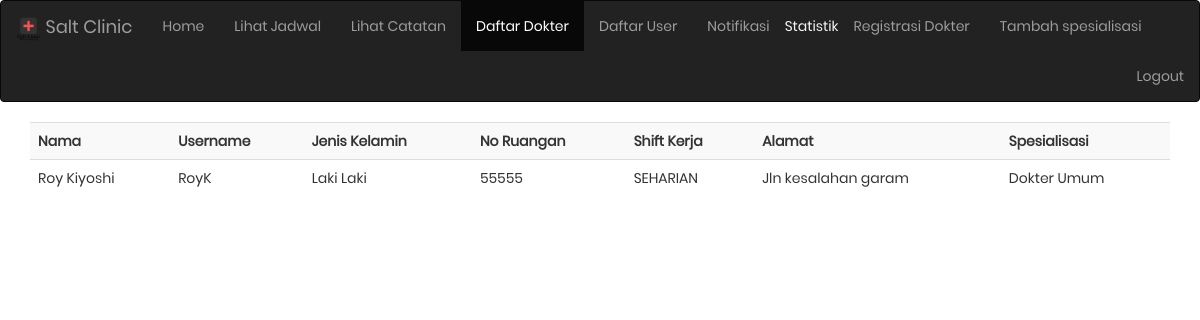
The app's page /daftar-dokter.php (signed in), older data.
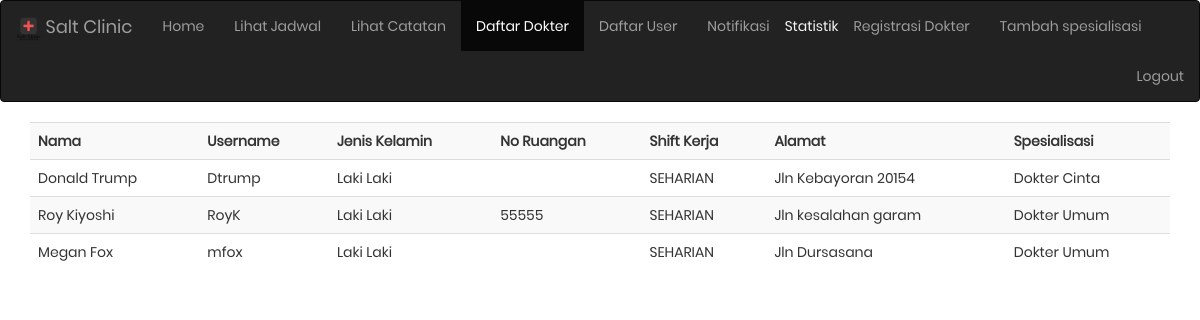
The same page, newer data.
### tables this page shows
CREATE TABLE `dokter` (
  `idDokter` int(11) NOT NULL,
  `idUser` int(11) NOT NULL,
  `idSpesialisasi` int(11) NOT NULL,
  `noRuangan` varchar(5) DEFAULT NULL
);

CREATE TABLE `users` (
  `idUser` int(11) NOT NULL,
  `nama` varchar(50) NOT NULL,
  `umur` int(11) DEFAULT NULL,
  `jenisKelamin` varchar(2) NOT NULL,
  `priviledge` int(11) NOT NULL,
  `isActive` tinyint(1) NOT NULL,
  `username` varchar(25) NOT NULL,
  `alamat` varchar(255) NOT NULL,
  `password` varchar(8) NOT NULL
);

CREATE TABLE `spesialisasi` (
  `idSpesialisasi` int(11) NOT NULL,
  `namaSpesialisasi` varchar(50) NOT NULL
);

### daftar-dokter.php (the view, shortened to what this page needs)
<?php
	include ('connection/session.php');
	$query = " SELECT tusers.nama as nama ,tusers.username as username,tusers.jenisKelamin as jenisKelamin,tusers.Alamat as Alamat,tspesial.namaSpesialisasi as spesialisasi,noRuangan
	FROM dokter INNER JOIN spesialisasi as tspesial on tspesial.idSpesialisasi = dokter.idSpesialisasi
				INNER JOIN users as tusers on dokter.idUser = tusers.idUser ";
	$result =$conn->query($query);
?>
<!DOCTYPE html>
<html lang="en">
	<head>
		<link rel="stylesheet" href="https://maxcdn.bootstrapcdn.com/bootstrap/3.3.7/css/bootstrap.min.css">
		<link rel="stylesheet" type="text/css" href="fonts/font-awesome-4.7.0/css/font-awesome.min.css">
		<link rel="stylesheet" type="text/css" href="vendor/animate/animate.css">
		<link rel="stylesheet" type="text/css" href="vendor/css-hamburgers/hamburgers.min.css">
		<link rel="stylesheet" type="text/css" href="vendor/select2/select2.min.css">
		<link rel="stylesheet" type="text/css" href="css/main.css">
	</head>
	<body>
		<div class='index-navbar'>
		<?php include ('navbar/admin-navmenu.php')?>
			<div class="container">
				<table class='table table-striped'>
					<tr>
						<th>Nama</th>
						<th>Username</th>
						<th>Jenis Kelamin</th>
						<th>No Ruangan</th>
						<th>Shift Kerja</th>
                        <th>Alamat</th>
                        <th>Spesialisasi</th>
					</tr>
					<?php
						if($result){
							while ($row=$result->fetch_array()) {
                                if ($row['jenisKelamin']=='L') {
                                    $jenisKelamin = "Laki Laki";
                                } else {
                                    $jenisKelamin ="Perempuan";
                                }
                                echo "<tr>
										<td>". $row["nama"] ."</td>
										<td> ".$row["username"] ."</td>
										<td> ".$jenisKelamin."</td>
										<td> ".$row['noRuangan']."</td>
										<td> SEHARIAN </td>
										<td> ".$row["Alamat"]."</td>
										<td> ".$row["spesialisasi"]."</td>
								";
                            }
						}
                         ?>
				</table>
			</div>
		</div>
	</body>
</html>

Row changes from the older to the newer data that the page shows:
added dokter: idUser.nama "Donald Trump", idUser.username "Dtrump", idUser.jenisKelamin "Laki Laki", idUser.alamat "Jln Kebayoran 20154", idSpesialisasi.namaSpesialisasi "Dokter Cinta"
added dokter: idUser.nama "Megan Fox", idUser.username "mfox", idUser.jenisKelamin "Laki Laki", idUser.alamat "Jln Dursasana", idSpesialisasi.namaSpesialisasi "Dokter Umum"
